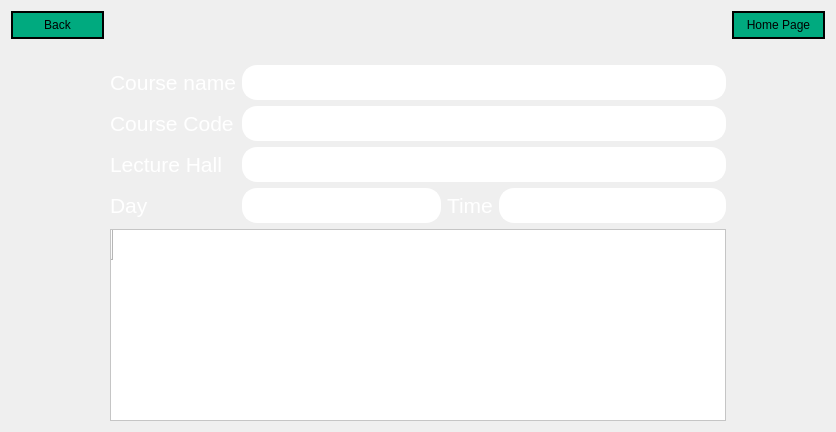
     <widget class="QWidget" name="page_16">
      <layout class="QGridLayout" name="gridLayout_28">
       <item row="0" column="1">
        <layout class="QGridLayout" name="gridLayout_27">
         <item row="4" column="1" colspan="2">
          <widget class="QLabel" name="label_52">
           <property name="font">
            <font>
             <pointsize>16</pointsize>
            </font>
           </property>
           <property name="styleSheet">
            <string notr="true">color: rgb(255, 255, 255);</string>
           </property>
           <property name="text">
            <string>Lecture Hall</string>
           </property>
          </widget>
         </item>
         <item row="2" column="3" colspan="7">
          <widget class="QLineEdit" name="lineEdit_output_coursename">
           <property name="font">
            <font>
             <pointsize>16</pointsize>
            </font>
           </property>
           <property name="styleSheet">
            <string notr="true">color: rgb(255, 255, 255);

border-width: 2px;        
  border-style: solid;
border-color: rgb(255, 255, 255);
  border-radius: 15px;
  padding:2px;</string>
           </property>
          </widget>
         </item>
         <item row="1" column="3">
          <spacer name="horizontalSpacer_94">
           <property name="orientation">
            <enum>Qt::Horizontal</enum>
           </property>
           <property name="sizeHint" stdset="0">
            <size>
             <width>40</width>
             <height>20</height>
            </size>
           </property>
          </spacer>
         </item>
         <item row="5" column="5" colspan="5">
          <widget class="QLineEdit" name="lineEdit_output_hour">
           <property name="font">
            <font>
             <pointsize>16</pointsize>
            </font>
           </property>
           <property name="styleSheet">
            <string notr="true">color: rgb(255, 255, 255);

border-width: 2px;        
  border-style: solid;
border-color: rgb(255, 255, 255);
  border-radius: 15px;
  padding:2px;</string>
           </property>
          </widget>
         </item>
         <item row="1" column="2">
          <spacer name="horizontalSpacer_96">
           <property name="orientation">
            <enum>Qt::Horizontal</enum>
           </property>
           <property name="sizeHint" stdset="0">
            <size>
             <width>40</width>
             <height>20</height>
            </size>
           </property>
          </spacer>
         </item>
         <item row="2" column="1" colspan="2">
          <widget class="QLabel" name="label_50">
           <property name="font">
            <font>
             <pointsize>16</pointsize>
            </font>
           </property>
           <property name="styleSheet">
            <string notr="true">color: rgb(255, 255, 255);</string>
           </property>
           <property name="text">
            <string>Course name</string>
           </property>
          </widget>
         </item>
         <item row="3" column="1" colspan="2">
          <widget class="QLabel" name="label_51">
           <property name="font">
            <font>
             <pointsize>16</pointsize>
            </font>
           </property>
           <property name="styleSheet">
            <string notr="true">color: rgb(255, 255, 255);</string>
           </property>
           <property name="text">
            <string>Course Code</string>
           </property>
          </widget>
         </item>
         <item row="1" column="1">
          <spacer name="horizontalSpacer_98">
           <property name="orientation">
            <enum>Qt::Horizontal</enum>
           </property>
           <property name="sizeHint" stdset="0">
            <size>
             <width>40</width>
             <height>20</height>
            </size>
           </property>
          </spacer>
         </item>
         <item row="3" column="3" colspan="7">
          <widget class="QLineEdit" name="lineEdit_output_course_code">
           <property name="font">
            <font>
             <pointsize>16</pointsize>
            </font>
           </property>
           <property name="styleSheet">
            <string notr="true">color: rgb(255, 255, 255);

border-width: 2px;        
  border-style: solid;
border-color: rgb(255, 255, 255);
  border-radius: 15px;
  padding:2px;</string>
           </property>
          </widget>
         </item>
         <item row="1" column="0">
          <spacer name="horizontalSpacer_6">
           <property name="orientation">
            <enum>Qt::Horizontal</enum>
           </property>
           <property name="sizeHint" stdset="0">
            <size>
             <width>40</width>
             <height>20</height>
            </size>
           </property>
          </spacer>
         </item>
         <item row="1" column="8">
          <spacer name="horizontalSpacer_83">
           <property name="orientation">
            <enum>Qt::Horizontal</enum>
           </property>
           <property name="sizeHint" stdset="0">
            <size>
             <width>40</width>
             <height>20</height>
            </size>
           </property>
          </spacer>
         </item>
         <item row="1" column="9">
          <spacer name="horizontalSpacer_97">
           <property name="orientation">
            <enum>Qt::Horizontal</enum>
           </property>
           <property name="sizeHint" stdset="0">
            <size>
             <width>40</width>
             <height>20</height>
            </size>
           </property>
          </spacer>
         </item>
         <item row="0" column="10">
          <widget class="QPushButton" name="pushButton_18">
           <property name="minimumSize">
            <size>
             <width>93</width>
             <height>0</height>
            </size>
           </property>
           <property name="styleSheet">
            <string notr="true">color: rgb(0, 0, 0);
background-color: rgb(0, 170, 127);
border-width: 2px;        
  border-style: solid;
  border-radius: 15px;
  padding:5px;</string>
           </property>
           <property name="text">
            <string>Home Page</string>
           </property>
          </widget>
         </item>
         <item row="5" column="1" colspan="2">
          <widget class="QLabel" name="label_53">
           <property name="font">
            <font>
             <pointsize>16</pointsize>
            </font>
           </property>
           <property name="styleSheet">
            <string notr="true">color: rgb(255, 255, 255);</string>
           </property>
           <property name="text">
            <string>Day</string>
           </property>
          </widget>
         </item>
         <item row="1" column="10">
          <spacer name="horizontalSpacer_84">
           <property name="orientation">
            <enum>Qt::Horizontal</enum>
           </property>
           <property name="sizeHint" stdset="0">
            <size>
             <width>40</width>
             <height>20</height>
            </size>
           </property>
          </spacer>
         </item>
         <item row="5" column="4">
          <widget class="QLabel" name="label_54">
           <property name="font">
            <font>
             <pointsize>16</pointsize>
            </font>
           </property>
           <property name="styleSheet">
            <string notr="true">color: rgb(255, 255, 255);</string>
           </property>
           <property name="text">
            <string>Time</string>
           </property>
          </widget>
         </item>
         <item row="5" column="3">
          <widget class="QLineEdit" name="lineEdit_output_day">
           <property name="font">
            <font>
             <pointsize>16</pointsize>
            </font>
           </property>
           <property name="styleSheet">
            <string notr="true">color: rgb(255, 255, 255);

border-width: 2px;        
  border-style: solid;
border-color: rgb(255, 255, 255);
  border-radius: 15px;
  padding:2px;</string>
           </property>
          </widget>
         </item>
         <item row="0" column="0">
          <widget class="QPushButton" name="pushButton_17">
           <property name="sizePolicy">
            <sizepolicy hsizetype="Fixed" vsizetype="Fixed">
             <horstretch>0</horstretch>
             <verstretch>0</verstretch>
            </sizepolicy>
           </property>
           <property name="minimumSize">
            <size>
             <width>93</width>
             <height>0</height>
            </size>
           </property>
           <property name="styleSheet">
            <string notr="true">color: rgb(0, 0, 0);
background-color: rgb(0, 170, 127);
border-width: 2px;        
  border-style: solid;
  border-radius: 15px;
  padding:5px;</string>
           </property>
           <property name="text">
            <string>Back</string>
           </property>
          </widget>
         </item>
         <item row="8" column="1" colspan="9">
          <widget class="QTableWidget" name="tableWidget_courses">
           <property name="styleSheet">
            <string notr="true">selection-background-color: rgb(0, 170, 127);
color: rgb(0, 0, 0);
background-color: rgb(255, 255, 255);
alternate-background-color: rgb(0, 170, 127);</string>
           </property>
           <property name="alternatingRowColors">
            <bool>true</bool>
           </property>
           <row>
            <property name="text">
             <string/>
            </property>
           </row>
          </widget>
         </item>
         <item row="4" column="3" colspan="7">
          <widget class="QLineEdit" name="lineEdit_output_lecturehall">
           <property name="font">
            <font>
             <pointsize>16</pointsize>
            </font>
           </property>
           <property name="styleSheet">
            <string notr="true">color: rgb(255, 255, 255);

border-width: 2px;        
  border-style: solid;
border-color: rgb(255, 255, 255);
  border-radius: 15px;
  padding:2px;</string>
           </property>
          </widget>
         </item>
         <item row="1" column="5" colspan="3">
          <spacer name="horizontalSpacer_92">
           <property name="orientation">
            <enum>Qt::Horizontal</enum>
           </property>
           <property name="sizeHint" stdset="0">
            <size>
             <width>40</width>
             <height>20</height>
            </size>
           </property>
          </spacer>
         </item>
        </layout>
       </item>
      </layout>
     </widget>
